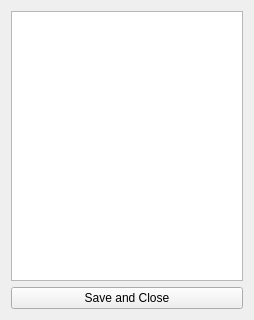
<?xml version="1.0" encoding="UTF-8"?>
<ui version="4.0">
 <class>addStocks</class>
 <widget class="QWidget" name="addStocks">
  <property name="geometry">
   <rect>
    <x>0</x>
    <y>0</y>
    <width>254</width>
    <height>320</height>
   </rect>
  </property>
  <property name="windowTitle">
   <string>Choose Stocks</string>
  </property>
  <layout class="QVBoxLayout" name="verticalLayout_2">
   <item>
    <layout class="QVBoxLayout" name="verticalLayout">
     <item>
      <widget class="QListWidget" name="listWidget"/>
     </item>
     <item>
      <widget class="QPushButton" name="pushButton">
       <property name="text">
        <string>Save and Close</string>
       </property>
      </widget>
     </item>
    </layout>
   </item>
  </layout>
 </widget>
 <resources/>
 <connections/>
</ui>
